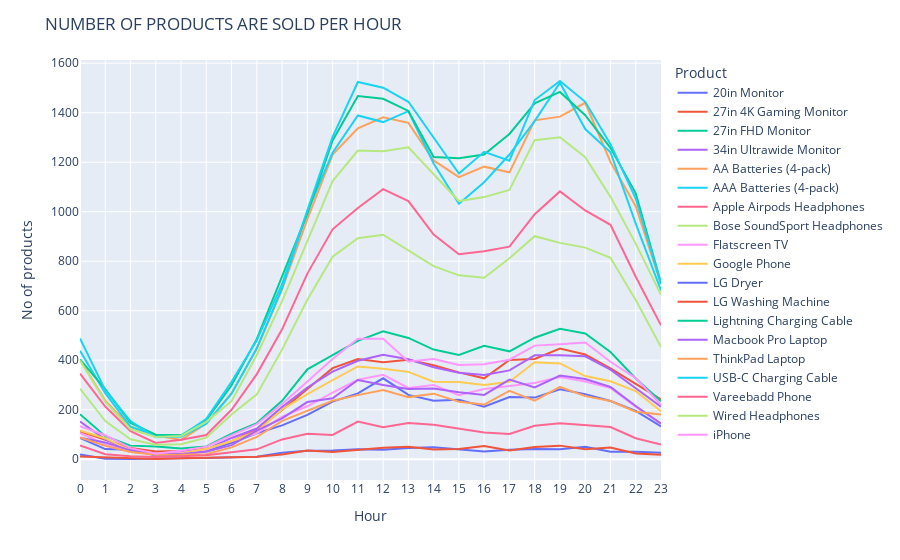

Notebook source saved alongside this figure:
### Code cell
No_product_by_hour01=No_product_by_hour.unstack() 
fig=px.line(No_product_by_hour01)
fig.update_xaxes(nticks=30)
fig.update_layout(xaxis_title='Hour',yaxis_title='No of products',title='NUMBER OF PRODUCTS ARE SOLD PER HOUR')

### Figure 1 — Plotly figure (JSON) as saved in the notebook; plotly's stock layout.template omitted (floating-point values rounded to 4 significant figures)
{"data": [{"hovertemplate": "Product=20in Monitor<br>Hour=%{x}<br>value=%{y}<extra></extra>", "legendgroup": "20in Monitor", "line": {"color": "#636efa", "dash": "solid"}, "marker": {"symbol": "circle"}, "mode": "lines", "name": "20in Monitor", "orientation": "v", "showlegend": true, "type": "scatter", "x": [0, 1, 2, 3, 4, 5, 6, 7, 8, 9, 10, 11, 12, 13, 14, 15, 16, 17, 18, 19, 20, 21, 22, 23], "xaxis": "x", "y": [86, 41, 38, 15, 17, 34, 66, 105, 137, 179, 233, 266, 327, 260, 236, 240, 212, 251, 249, 283, 263, 235, 195, 133], "yaxis": "y"}, {"hovertemplate": "Product=27in 4K Gaming Monitor<br>Hour=%{x}<br>value=%{y}<extra></extra>", "legendgroup": "27in 4K Gaming Monitor", "line": {"color": "#EF553B", "dash": "solid"}, "marker": {"symbol": "circle"}, "mode": "lines", "name": "27in 4K Gaming Monitor", "orientation": "v", "showlegend": true, "type": "scatter", "x": [0, 1, 2, 3, 4, 5, 6, 7, 8, 9, 10, 11, 12, 13, 14, 15, 16, 17, 18, 19, 20, 21, 22, 23], "xaxis": "x", "y": [112, 77, 45, 31, 33, 42, 73, 121, 199, 284, 368, 405, 392, 402, 380, 351, 327, 401, 405, 447, 423, 367, 303, 242], "yaxis": "y"}, {"hovertemplate": "Product=27in FHD Monitor<br>Hour=%{x}<br>value=%{y}<extra></extra>", "legendgroup": "27in FHD Monitor", "line": {"color": "#00cc96", "dash": "solid"}, "marker": {"symbol": "circle"}, "mode": "lines", "name": "27in FHD Monitor", "orientation": "v", "showlegend": true, "type": "scatter", "x": [0, 1, 2, 3, 4, 5, 6, 7, 8, 9, 10, 11, 12, 13, 14, 15, 16, 17, 18, 19, 20, 21, 22, 23], "xaxis": "x", "y": [182, 93, 55, 51, 43, 52, 103, 146, 236, 363, 421, 478, 517, 490, 443, 421, 458, 436, 491, 527, 508, 433, 326, 234], "yaxis": "y"}, {"hovertemplate": "Product=34in Ultrawide Monitor<br>Hour=%{x}<br>value=%{y}<extra></extra>", "legendgroup": "34in Ultrawide Monitor", "line": {"color": "#ab63fa", "dash": "solid"}, "marker": {"symbol": "circle"}, "mode": "lines", "name": "34in Ultrawide Monitor", "orientation": "v", "showlegend": true, "type": "scatter", "x": [0, 1, 2, 3, 4, 5, 6, 7, 8, 9, 10, 11, 12, 13, 14, 15, 16, 17, 18, 19, 20, 21, 22, 23], "xaxis": "x", "y": [152, 80, 34, 22, 27, 40, 86, 124, 211, 290, 354, 398, 422, 404, 372, 349, 340, 359, 420, 420, 416, 362, 287, 212], "yaxis": "y"}, {"hovertemplate": "Product=AA Batteries (4-pack)<br>Hour=%{x}<br>value=%{y}<extra></extra>", "legendgroup": "AA Batteries (4-pack)", "line": {"color": "#FFA15A", "dash": "solid"}, "marker": {"symbol": "circle"}, "mode": "lines", "name": "AA Batteries (4-pack)", "orientation": "v", "showlegend": true, "type": "scatter", "x": [0, 1, 2, 3, 4, 5, 6, 7, 8, 9, 10, 11, 12, 13, 14, 15, 16, 17, 18, 19, 20, 21, 22, 23], "xaxis": "x", "y": [402, 237, 131, 96, 78, 144, 267, 446, 687, 970, 1231, 1337, 1381, 1359, 1207, 1140, 1182, 1159, 1369, 1384, 1440, 1201, 1022, 707], "yaxis": "y"}, {"hovertemplate": "Product=AAA Batteries (4-pack)<br>Hour=%{x}<br>value=%{y}<extra></extra>", "legendgroup": "AAA Batteries (4-pack)", "line": {"color": "#19d3f3", "dash": "solid"}, "marker": {"symbol": "circle"}, "mode": "lines", "name": "AAA Batteries (4-pack)", "orientation": "v", "showlegend": true, "type": "scatter", "x": [0, 1, 2, 3, 4, 5, 6, 7, 8, 9, 10, 11, 12, 13, 14, 15, 16, 17, 18, 19, 20, 21, 22, 23], "xaxis": "x", "y": [438, 267, 132, 96, 91, 144, 265, 449, 691, 1001, 1238, 1389, 1362, 1406, 1195, 1032, 1119, 1231, 1366, 1521, 1334, 1240, 952, 682], "yaxis": "y"}, {"hovertemplate": "Product=Apple Airpods Headphones<br>Hour=%{x}<br>value=%{y}<extra></extra>", "legendgroup": "Apple Airpods Headphones", "line": {"color": "#FF6692", "dash": "solid"}, "marker": {"symbol": "circle"}, "mode": "lines", "name": "Apple Airpods Headphones", "orientation": "v", "showlegend": true, "type": "scatter", "x": [0, 1, 2, 3, 4, 5, 6, 7, 8, 9, 10, 11, 12, 13, 14, 15, 16, 17, 18, 19, 20, 21, 22, 23], "xaxis": "x", "y": [346, 213, 113, 66, 79, 98, 200, 344, 525, 750, 929, 1015, 1091, 1043, 908, 828, 840, 859, 990, 1082, 1005, 947, 737, 541], "yaxis": "y"}, {"hovertemplate": "Product=Bose SoundSport Headphones<br>Hour=%{x}<br>value=%{y}<extra></extra>", "legendgroup": "Bose SoundSport Headphones", "line": {"color": "#B6E880", "dash": "solid"}, "marker": {"symbol": "circle"}, "mode": "lines", "name": "Bose SoundSport Headphones", "orientation": "v", "showlegend": true, "type": "scatter", "x": [0, 1, 2, 3, 4, 5, 6, 7, 8, 9, 10, 11, 12, 13, 14, 15, 16, 17, 18, 19, 20, 21, 22, 23], "xaxis": "x", "y": [285, 154, 81, 59, 61, 87, 181, 262, 443, 644, 818, 893, 907, 842, 780, 743, 733, 812, 901, 874, 855, 814, 643, 453], "yaxis": "y"}, {"hovertemplate": "Product=Flatscreen TV<br>Hour=%{x}<br>value=%{y}<extra></extra>", "legendgroup": "Flatscreen TV", "line": {"color": "#FF97FF", "dash": "solid"}, "marker": {"symbol": "circle"}, "mode": "lines", "name": "Flatscreen TV", "orientation": "v", "showlegend": true, "type": "scatter", "x": [0, 1, 2, 3, 4, 5, 6, 7, 8, 9, 10, 11, 12, 13, 14, 15, 16, 17, 18, 19, 20, 21, 22, 23], "xaxis": "x", "y": [105, 61, 30, 20, 25, 39, 74, 105, 172, 214, 269, 321, 341, 288, 300, 259, 284, 295, 308, 332, 314, 288, 211, 145], "yaxis": "y"}, {"hovertemplate": "Product=Google Phone<br>Hour=%{x}<br>value=%{y}<extra></extra>", "legendgroup": "Google Phone", "line": {"color": "#FECB52", "dash": "solid"}, "marker": {"symbol": "circle"}, "mode": "lines", "name": "Google Phone", "orientation": "v", "showlegend": true, "type": "scatter", "x": [0, 1, 2, 3, 4, 5, 6, 7, 8, 9, 10, 11, 12, 13, 14, 15, 16, 17, 18, 19, 20, 21, 22, 23], "xaxis": "x", "y": [116, 84, 36, 22, 23, 42, 74, 113, 201, 263, 320, 375, 366, 353, 313, 312, 300, 313, 392, 387, 336, 315, 275, 194], "yaxis": "y"}, {"hovertemplate": "Product=LG Dryer<br>Hour=%{x}<br>value=%{y}<extra></extra>", "legendgroup": "LG Dryer", "line": {"color": "#636efa", "dash": "solid"}, "marker": {"symbol": "circle"}, "mode": "lines", "name": "LG Dryer", "orientation": "v", "showlegend": true, "type": "scatter", "x": [0, 1, 2, 3, 4, 5, 6, 7, 8, 9, 10, 11, 12, 13, 14, 15, 16, 17, 18, 19, 20, 21, 22, 23], "xaxis": "x", "y": [19, 2, 1, 4, 4, 5, 9, 10, 26, 34, 35, 40, 38, 45, 48, 40, 31, 38, 41, 40, 50, 30, 30, 26], "yaxis": "y"}, {"hovertemplate": "Product=LG Washing Machine<br>Hour=%{x}<br>value=%{y}<extra></extra>", "legendgroup": "LG Washing Machine", "line": {"color": "#EF553B", "dash": "solid"}, "marker": {"symbol": "circle"}, "mode": "lines", "name": "LG Washing Machine", "orientation": "v", "showlegend": true, "type": "scatter", "x": [0, 1, 2, 3, 4, 5, 6, 7, 8, 9, 10, 11, 12, 13, 14, 15, 16, 17, 18, 19, 20, 21, 22, 23], "xaxis": "x", "y": [11, 8, 3, 1, 4, 5, 7, 10, 19, 35, 29, 38, 46, 50, 39, 41, 53, 35, 49, 55, 40, 47, 23, 18], "yaxis": "y"}, {"hovertemplate": "Product=Lightning Charging Cable<br>Hour=%{x}<br>value=%{y}<extra></extra>", "legendgroup": "Lightning Charging Cable", "line": {"color": "#00cc96", "dash": "solid"}, "marker": {"symbol": "circle"}, "mode": "lines", "name": "Lightning Charging Cable", "orientation": "v", "showlegend": true, "type": "scatter", "x": [0, 1, 2, 3, 4, 5, 6, 7, 8, 9, 10, 11, 12, 13, 14, 15, 16, 17, 18, 19, 20, 21, 22, 23], "xaxis": "x", "y": [403, 283, 147, 99, 97, 158, 299, 486, 739, 991, 1288, 1467, 1456, 1407, 1221, 1216, 1231, 1314, 1438, 1484, 1390, 1258, 1074, 712], "yaxis": "y"}, {"hovertemplate": "Product=Macbook Pro Laptop<br>Hour=%{x}<br>value=%{y}<extra></extra>", "legendgroup": "Macbook Pro Laptop", "line": {"color": "#ab63fa", "dash": "solid"}, "marker": {"symbol": "circle"}, "mode": "lines", "name": "Macbook Pro Laptop", "orientation": "v", "showlegend": true, "type": "scatter", "x": [0, 1, 2, 3, 4, 5, 6, 7, 8, 9, 10, 11, 12, 13, 14, 15, 16, 17, 18, 19, 20, 21, 22, 23], "xaxis": "x", "y": [87, 68, 36, 21, 21, 30, 57, 116, 165, 231, 246, 320, 300, 284, 286, 271, 260, 322, 290, 338, 324, 292, 215, 144], "yaxis": "y"}, {"hovertemplate": "Product=ThinkPad Laptop<br>Hour=%{x}<br>value=%{y}<extra></extra>", "legendgroup": "ThinkPad Laptop", "line": {"color": "#FFA15A", "dash": "solid"}, "marker": {"symbol": "circle"}, "mode": "lines", "name": "ThinkPad Laptop", "orientation": "v", "showlegend": true, "type": "scatter", "x": [0, 1, 2, 3, 4, 5, 6, 7, 8, 9, 10, 11, 12, 13, 14, 15, 16, 17, 18, 19, 20, 21, 22, 23], "xaxis": "x", "y": [88, 54, 29, 18, 18, 20, 48, 90, 155, 196, 236, 259, 280, 251, 265, 232, 221, 276, 237, 292, 255, 235, 192, 181], "yaxis": "y"}, {"hovertemplate": "Product=USB-C Charging Cable<br>Hour=%{x}<br>value=%{y}<extra></extra>", "legendgroup": "USB-C Charging Cable", "line": {"color": "#19d3f3", "dash": "solid"}, "marker": {"symbol": "circle"}, "mode": "lines", "name": "USB-C Charging Cable", "orientation": "v", "showlegend": true, "type": "scatter", "x": [0, 1, 2, 3, 4, 5, 6, 7, 8, 9, 10, 11, 12, 13, 14, 15, 16, 17, 18, 19, 20, 21, 22, 23], "xaxis": "x", "y": [488, 279, 154, 89, 93, 163, 313, 481, 708, 1008, 1302, 1524, 1501, 1444, 1297, 1154, 1242, 1206, 1451, 1528, 1444, 1273, 1053, 708], "yaxis": "y"}, {"hovertemplate": "Product=Vareebadd Phone<br>Hour=%{x}<br>value=%{y}<extra></extra>", "legendgroup": "Vareebadd Phone", "line": {"color": "#FF6692", "dash": "solid"}, "marker": {"symbol": "circle"}, "mode": "lines", "name": "Vareebadd Phone", "orientation": "v", "showlegend": true, "type": "scatter", "x": [0, 1, 2, 3, 4, 5, 6, 7, 8, 9, 10, 11, 12, 13, 14, 15, 16, 17, 18, 19, 20, 21, 22, 23], "xaxis": "x", "y": [56, 20, 12, 9, 12, 16, 28, 40, 80, 103, 98, 152, 129, 146, 139, 122, 108, 102, 135, 145, 139, 130, 85, 59], "yaxis": "y"}, {"hovertemplate": "Product=Wired Headphones<br>Hour=%{x}<br>value=%{y}<extra></extra>", "legendgroup": "Wired Headphones", "line": {"color": "#B6E880", "dash": "solid"}, "marker": {"symbol": "circle"}, "mode": "lines", "name": "Wired Headphones", "orientation": "v", "showlegend": true, "type": "scatter", "x": [0, 1, 2, 3, 4, 5, 6, 7, 8, 9, 10, 11, 12, 13, 14, 15, 16, 17, 18, 19, 20, 21, 22, 23], "xaxis": "x", "y": [400, 232, 121, 90, 94, 151, 235, 421, 639, 879, 1124, 1247, 1244, 1260, 1150, 1043, 1059, 1088, 1289, 1301, 1220, 1060, 871, 664], "yaxis": "y"}, {"hovertemplate": "Product=iPhone<br>Hour=%{x}<br>value=%{y}<extra></extra>", "legendgroup": "iPhone", "line": {"color": "#FF97FF", "dash": "solid"}, "marker": {"symbol": "circle"}, "mode": "lines", "name": "iPhone", "orientation": "v", "showlegend": true, "type": "scatter", "x": [0, 1, 2, 3, 4, 5, 6, 7, 8, 9, 10, 11, 12, 13, 14, 15, 16, 17, 18, 19, 20, 21, 22, 23], "xaxis": "x", "y": [134, 97, 45, 22, 34, 51, 97, 142, 223, 313, 405, 487, 487, 395, 405, 381, 384, 402, 459, 465, 472, 394, 328, 220], "yaxis": "y"}], "layout": {"legend": {"title": {"text": "Product"}, "tracegroupgap": 0}, "margin": {"t": 60}, "title": {"text": "NUMBER OF PRODUCTS ARE SOLD PER HOUR"}, "xaxis": {"anchor": "y", "domain": [0, 1], "nticks": 30, "title": {"text": "Hour"}}, "yaxis": {"anchor": "x", "domain": [0, 1], "title": {"text": "No of products"}}}}
